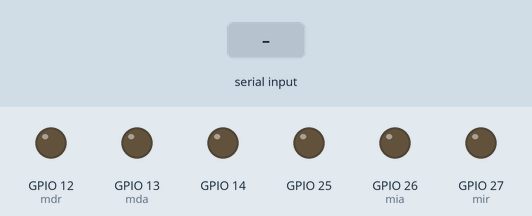
The sketch below on a simulated ESP32. On the bench: output pins drawn as LEDs (lit = HIGH). The inputs (shaded band) are chosen by the test bench. Nothing arrives over Bluetooth unless stated; what the sketch prints to the serial monitor is not drawn.

Above: at 1.2 s.
1.3 s: "A" received over the second serial link
At 1.7 s:
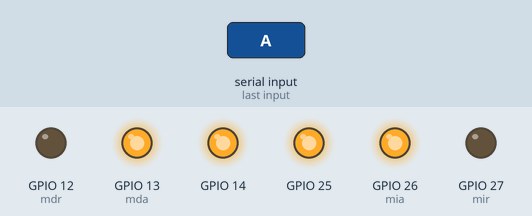
2.8 s: "D" received over the second serial link
At 4.0 s:
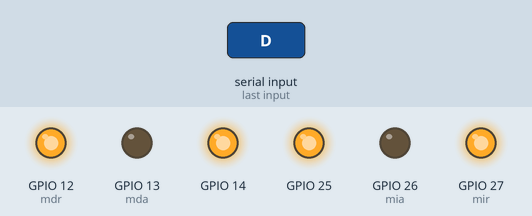
4.3 s: "B" received over the second serial link
At 5.2 s:
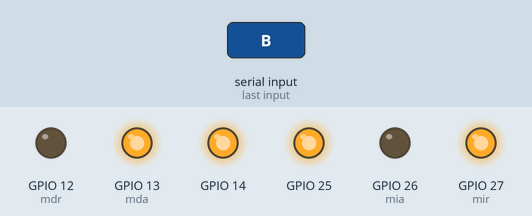
5.8 s: "C" received over the second serial link
At 6.4 s:
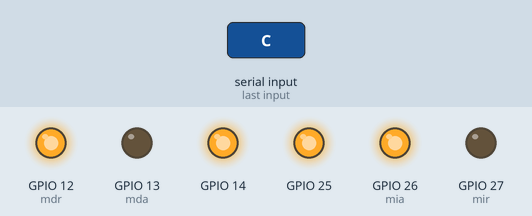
Timing chart, 0 to 8.3 s (numbered marks = the images above; inputs shaded):
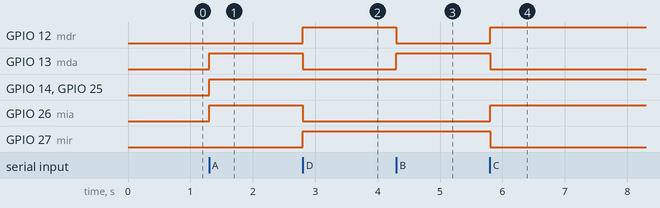

The sketch:

Robot_Soccer_Amateur.ino
```cpp
#include "BluetoothSerial.h"
#if !defined(CONFIG_BT_ENABLED) || !defined(CONFIG_BLUEDROID_ENABLED)
#error Bluetooth is not enabled! Please run `make menuconfig` to and enable it
#endif

BluetoothSerial SerialBT;
char estado ;
int vel=255;
const int frecuencia = 5000;
const int resolucion = 8;
const int ch1=0;
const int ch2=1;
const int mia=26;
const int mir=27;
const int mda=13;
const int mdr=12;

void setup() {
  Serial.begin(115200);
  SerialBT.begin("Puerto"); //Bluetooth device name
  Serial.println("The device started, now you can pair it with bluetooth!");
  ledcSetup(ch1,frecuencia,resolucion);
  ledcSetup(ch2,frecuencia,resolucion);
  pinMode(mia,OUTPUT);
  pinMode(mir,OUTPUT);
  pinMode(mda,OUTPUT);
  pinMode(mdr,OUTPUT);

  ledcAttachPin(14,ch1);
  ledcAttachPin(25,ch2);
}

void loop() {
  if(SerialBT.available()){
  estado=SerialBT.read();
  }
  Serial.println(estado);
  //frente
  if(estado == 'A')
  {
    digitalWrite(mia,HIGH);
    digitalWrite(mir,LOW);
    digitalWrite(mda,HIGH);
    digitalWrite(mdr,LOW);
    ledcWrite(ch1,vel);
    ledcWrite(ch2,vel);
  }
  //atras
  if(estado == 'D')
  {
    digitalWrite(mia,LOW);
    digitalWrite(mir,HIGH);
    digitalWrite(mda,LOW);
    digitalWrite(mdr,HIGH);
    ledcWrite(ch1,vel);
    ledcWrite(ch2,vel);
  }
  //izquierda
  if(estado == 'B')
  {
    digitalWrite(mia,LOW);
    digitalWrite(mir,HIGH);
    digitalWrite(mda,HIGH);
    digitalWrite(mdr,LOW);
    ledcWrite(ch1,vel);
    ledcWrite(ch2,vel);
  }
  //derecha
  if(estado == 'C')
  {
    digitalWrite(mia,HIGH);
    digitalWrite(mir,LOW);
    digitalWrite(mda,LOW);
    digitalWrite(mdr,HIGH);
    ledcWrite(ch1,vel);
    ledcWrite(ch2,vel);
  }
  //parada
  if(estado == 'E')
  {
    digitalWrite(mia,LOW);
    digitalWrite(mir,LOW);
    digitalWrite(mda,LOW);
    digitalWrite(mdr,LOW);
    ledcWrite(ch1,0);
    ledcWrite(ch2,0);
  }
   if(estado == 'F')
  {
    vel=150;
  }
     if(estado == 'G')
  {
    vel=200;
  }
     if(estado == 'H')
  {
    vel=255;
  }
}
```

Measured:
- after the input at 1.3 s, GPIO 13 (mda), GPIO 14, GPIO 25, GPIO 26 (mia): LOW → HIGH at once
- after the input at 2.8 s, GPIO 12 (mdr), GPIO 27 (mir): LOW → HIGH at once; GPIO 13 (mda), GPIO 26 (mia): HIGH → LOW at once
- after the input at 4.3 s, GPIO 12 (mdr): HIGH → LOW at once; GPIO 13 (mda): LOW → HIGH at once
- after the input at 5.8 s, GPIO 12 (mdr), GPIO 26 (mia): LOW → HIGH at once; GPIO 13 (mda), GPIO 27 (mir): HIGH → LOW at once
